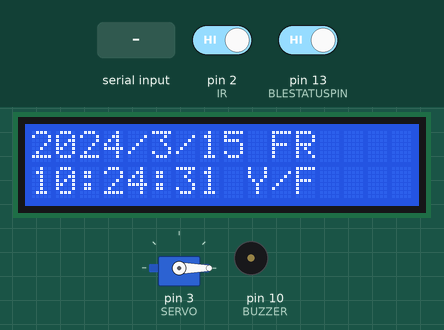
Bench run of a sketch on a simulated Arduino Mega 2560, built with avr-gcc and run on an emulated ATmega2560. Parts: 16×2 character LCD, servo, buzzer (waves = sounding, pin HIGH). The inputs (shaded band) are chosen by the test bench; at power-on: pin 2 (IR) HIGH, pin 13 (BLESTATUSPIN) HIGH. The local clock reads 2024-03-15 10:24:30 at power-on unless the sketch sets it; what the sketch prints to the serial monitor is not drawn.

Above: at 1.2 s.
1.3 s: pin 2 (IR) driven LOW
At 2.8 s:
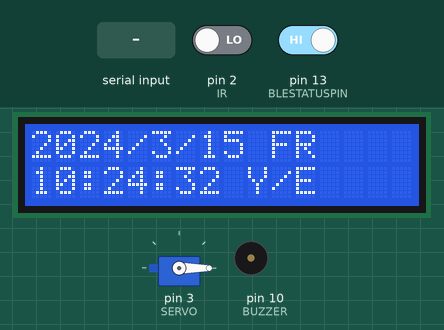
4.3 s: pin 13 (BLESTATUSPIN) driven LOW
At 5.8 s:
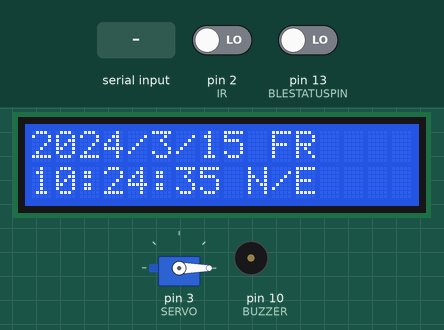
7.3 s: pin 2 (IR) driven HIGH
At 8.7 s:
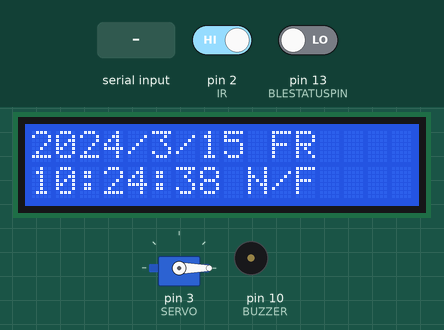
10.3 s: pin 13 (BLESTATUSPIN) driven HIGH
At 12.4 s:
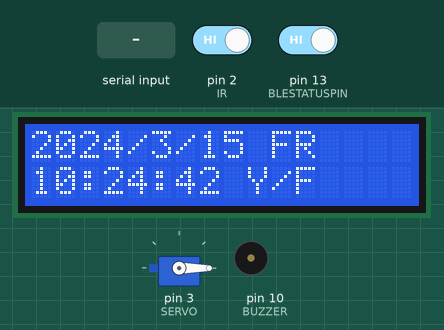
12.5 s: "90,45\n" received over the second serial link
Timing chart, 0 to 15.5 s (numbered marks = the images above; inputs shaded):
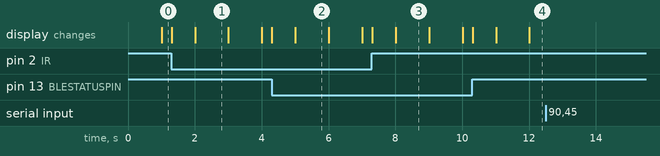

The sketch:

Sys.ino
```cpp
// Pin Layout
// ****RTC Module****
// Pin SDA20, SCL21
// ****BLE Module****
// Pin Rx1 18, Tx1 19
// ****LCD Module****
// Pin D4,D5,D6,D7,D8,D9
// ****IR Sensor Module****
// Pin D2
// ****Servo Motor****
// Pin D3
// ****Buzzer****
// Pin D10

#include <Wire.h>
#include <LiquidCrystal.h>
#include <Servo.h>
#include <EEPROM.h>
#include "RTClib.h"

RTC_DS1307 rtc;
Servo myservo;
LiquidCrystal lcd(8, 9, 4, 5, 6, 7);

//Global constant
#define BUZZER 10
#define IR 2
#define SERVO 3
#define BLESTATUSPIN 13
#define OPENPOS 90
#define CLOSEPOS 0

const char Week[7][3] = {"SU", "MO", "TU", "WE", "TH", "FR", "SA"};

//Global variable
boolean setTime = true;
boolean foodLevel = true; //true = enough, false = low
boolean BTConnected = false;
char buff[8];
boolean timer1Flag = false;
boolean timer2Flag = false;
int current = 0;
int count = 0;
int rotatedTime = 0;
long rotationStartTime;
long lastRotateTime = 0;
struct feedTime {
  short int feedHour;
  short int feedMinute;
};

feedTime feedTime1;
feedTime feedTime2;

void setup() {
  // put your setup code here, to run once:

  //Initialize serial monitor for debugging
  Serial.begin(9600);

  //Initialize Real time clock
  /*Check if real time clock is connected*/
  if (!rtc.begin()) {
    Serial.println("Couldn't find RTC");
    while (1);
  }

  if (!rtc.isrunning()) {
    Serial.println("RTC lost power, setting the time...");
    rtc.adjust(DateTime(F(__DATE__), F(__TIME__)));
    //rtc.adjust(DateTime(2017, 1, 27, 12, 56, 0));
  }

  //Initialize bluetooth serial
  Serial1.begin(9600);

  //Initialize bluetooth status pin
  pinMode(BLESTATUSPIN, INPUT);

  //Initialize LCD screen
  lcd.begin(16, 2);
  /*Code to test if LCD works, comment out to test
    lcd.setCursor(0,0);
    lcd.print("ARDUINO");
    lcd.setCursor(0,1);
    lcd.print("PETFEEDER");*/

  //Initialize Buzzer pin
  pinMode(BUZZER, OUTPUT);

  //Initialize Servo motor
  myservo.attach(SERVO);
  myservo.write(CLOSEPOS);

  //Initialize IR sensor
  pinMode(IR, INPUT);

  //Getting default feed time from EEPROM
  int addr = 0;
  char data[8];
  while (addr < 8) {
    EEPROM.get(addr, data[addr]);
    addr++;
  }
  addr = 0;

  feedTime1.feedHour = (data[0] - 48) * 10 + (data[1] - 48) * 1;
  feedTime1.feedMinute = (data[2] - 48) * 10 + (data[3] - 48) * 1;
  feedTime2.feedHour = (data[4] - 48) * 10 + (data[5] - 48) * 1;
  feedTime2.feedMinute = (data[6] - 48) * 10 + (data[7] - 48) * 1;
}

void loop() {

  DateTime noww = rtc.now();

  //Store food level status
  if (digitalRead(IR) == LOW) {
    foodLevel = false;
  } else {
    foodLevel = true;
  }

  if (!digitalRead(BLESTATUSPIN)) {
    BTConnected = false;
  } else {
    BTConnected = true;
  }

  if (BTConnected) {
    //Read time setting data from our phone and store into EEPROM
    if (Serial1.available()) {
      Serial1.readBytes(buff, sizeof(buff));
      delay(10);
      Serial.println(sizeof(buff));
      int i = 0;
      Serial.println("Verify data before writing");
      int hourr;
      int minn;
      while (i < 8) {
        //Depending on how you want to check the buffer
        //let's say if hour > 24 or hour < 0 or minute > 60 or minute < 0

      }
      Serial.println("Writing feed time into EEPROM: ");
      while (i < 8) {
        //Serial.print(buff[i]);
        EEPROM.write(i, buff[i]);
        i++;
      }

      //Feedback to master if food level low
      foodLevel ? : Serial1.write("Food Level Low");
    }
  }

  //Move the servo when feed time is up
  if ((feedTime1.feedHour == noww.hour() && feedTime1.feedMinute == noww.minute()) || (feedTime2.feedHour == noww.hour() && feedTime2.feedMinute == noww.minute())) {
    if (noww.second() == 0) {
      myservo.write(OPENPOS);
      rotationStartTime = millis();
      if (rotatedTime = 0) {
        lastRotateTime = millis();
        rotatedTime = 1;
      }
      if ((rotationStartTime - lastRotateTime) >= 3000 && rotatedTime == 1) {
        myservo.write(CLOSEPOS);
        rotatedTime = 0;
      }
    }
  }
  displayTimeAndBLEStatus();
}
```

displayTimeAndBLEStatus.ino
```cpp
void displayTimeAndBLEStatus() {
  DateTime now = rtc.now();
  lcd.setCursor(0, 0);
  lcd.print(now.year() , DEC);
  lcd.print('/');
  lcd.print(now.month(), DEC);
  lcd.print('/');
  lcd.print(now.day(), DEC);
  lcd.print(' ');
  lcd.print(Week[now.dayOfTheWeek()]);
  lcd.setCursor(0, 1);
  lcd.print(now.hour(), DEC);
  lcd.print(':');
  lcd.print(now.minute(), DEC);
  lcd.print(':');
  lcd.print(now.second(), DEC);
  lcd.print(' ');
  BTConnected ? lcd.write('Y') : lcd.write('N');
  lcd.print('/');
  foodLevel ? lcd.write('F') : lcd.write('E');
}
```

Measured:
- after the input at 1.3 s, the display: first changes at once (image 1 shows a later state)
- after the input at 4.3 s, the display: first changes at once (image 2 shows a later state)
- after the input at 7.3 s, the display: first changes at once (image 3 shows a later state)
- after the input at 10.3 s, the display: first changes at once (image 4 shows a later state)
- after the input at 12.5 s, every drawn part: stays the same
- what the display in image 1 shows lasts 1.0 s, from 2.0 s to 3.0 s
